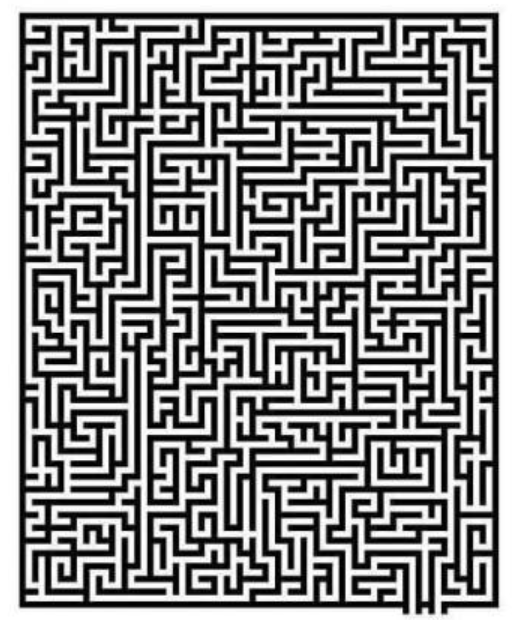
#> input picture maze/maze.png, 513 x 620 px
$ python maze.py
#> lines starting #> are read from the running program, lines starting #| are printed output that depends on the picture; after the words box and inside, x2 and y2 are one past the last pixel; in counts of white or black regions, pixels touching at a corner belong together
#> in main, raw_img is the input picture: PIL image 513x620 RGBA; mean R, G, B, A 137.5, 137.5, 137.5, 255
from collections import deque
from itertools import cycle, product
from typing import Iterator, Sequence

import numpy as np
from PIL import Image, ImageDraw


def quantize_img(raw_img_arr: np.ndarray) -> np.ndarray:
    """
    Turns all pixels in the image to either black or white
    :param raw_img_arr: Raw array of RGB values of the image
    :return: Array of black and white values of the image
    """
    quantized_img_arr = raw_img_arr / 255
    quantized_img_arr = np.around(quantized_img_arr)
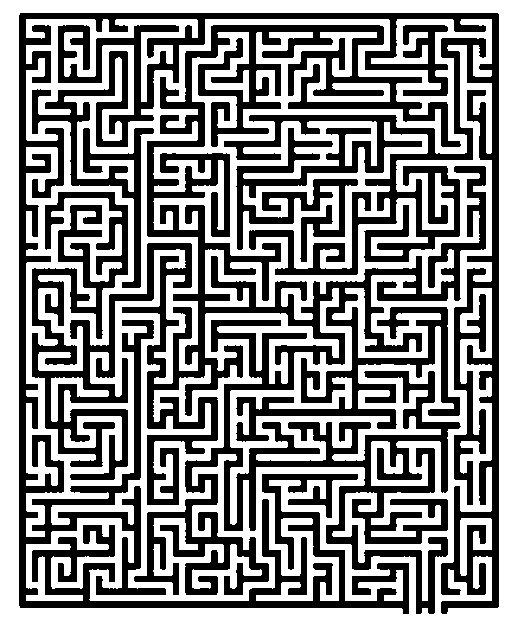
#> quantized_img_arr: shape (620, 513, 3) float64; values 0 (black) and 1 (white), 53.8% white; 2 black regions, box (x1, y1, x2, y2) and area: (32, 25, 486, 614) 77052, (19, 13, 499, 614) 69955
    quantized_img_arr *= 255
    quantized_img_arr = quantized_img_arr.astype(int)
    return quantized_img_arr


def get_pixel_array(img_arr: np.ndarray, row_idx: tuple[int], col_idx: tuple[int]) -> np.ndarray:
    """
    Turns the pixels of the image into pixels of the maze
    :param img_arr: Quantized array of black and white values of the image
    :param row_idx: Indices for row pixels of the maze
    :param col_idx: Indices for col pixels of the maze
    :return: Boolean array of maze pixels (True is wall, False is path)
    """
    shape = len(row_idx), len(col_idx)
    rows, cols = zip(*product(row_idx, col_idx))

    pixel_arr = np.invert(np.any(img_arr, axis=2))
    pixel_arr = pixel_arr[np.array(rows), np.array(cols)].reshape(shape)
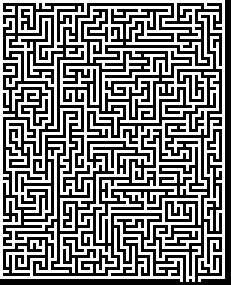
#> pixel_arr: shape (95, 77) bool (shown 3 times larger); 48.9% white in thin lines or dots
    return pixel_arr


def truncate_pixel_arr(pixel_arr: np.ndarray, bottom_padding: int, right_padding: int) -> np.ndarray:
    """
    Truncates any whitespace pixels outside the maze
    :param bottom_padding: Number of pixels needed to be truncated on the bottom
    :param right_padding: Number of pixels needed to be truncated on the right
    :param pixel_arr: Pixel array
    :return: Truncated pixel array with no pixels outside border of maze
    """
#> called with bottom_padding = 1, right_padding = 2
    return pixel_arr[:-bottom_padding, :-right_padding]
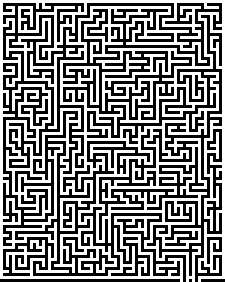
#> returned value: shape (94, 75) bool (shown 3 times larger); 50.7% white; black in thin lines or dots


def bfs(pixel_arr: np.ndarray, start: complex, end: complex) -> tuple[complex]:
    """
    Breadth first search
    :param pixel_arr: Boolean array of pixels
    :param start: Starting index written in complex form
    :param end: End index written in complex form
    :return: Tuple of complex numbers corresponding to the shortest path through the maze
    """
    visited = {start}
    active: deque[tuple[complex, ...]] = deque([(start,)])
    try:
        while True:
            path = active.popleft()
            if (current_node := path[-1]) == end:
                break
            candidates: list[complex] = []
            for d in (-1, 1j, 1, -1j):
                new_node = current_node + d
                if new_node in visited:
                    continue
                try:
                    if pixel_arr[ctt(new_node)]:
                        continue
                except IndexError:
                    continue
                candidates.append(new_node)
                visited.add(new_node)
            active.extend(path + (node,) for node in candidates)
    except IndexError as e:
        print('No path found to exit.')
        raise e
    return path


def ctt(z: complex, /) -> tuple[int, int]:
    """
    Complex To Tuple
    a and b are integers
    :param z: a+bi
    :return: (a, b)
    """
    return int(z.real), int(z.imag)


def display(arr: np.ndarray):
    """
    Displays a pixel array with # being walls and . being paths
    :param arr: Pixel array
    """
    print('\n'.join(''.join('#' if elem else '.' for elem in row) for row in arr))


def path_display(arr: np.ndarray, path: tuple[complex, ...]):
    """
    Displays a pixel array with '#' being walls and '.' being paths, as well as ' ' for a certain path
    :param arr: Pixel array
    :param path: Given path to display
    """
    print('\n'.join(
        ''.join(' ' if complex(row, col) in path else ('#' if elem else '.')
                for col, elem in enumerate(line)
                ) for row, line in enumerate(arr)))


def alternating_range(start: int, stop: int, steps: Sequence[int] = (1,)) -> Iterator[int]:
    """
    Like range() but with alternating steps
    :param start: Starting number
    :param stop: Ending number
    :param steps: Tuple of steps to cycle through
    :return: Generator
    """
    step = cycle(steps)
    val = start
    while val < stop:
        yield val
        val += next(step)


def main():
    raw_img = Image.open('maze.png')
    # noinspection PyTypeChecker
    raw_img_arr = np.array(raw_img)
    raw_img_arr = raw_img_arr[:, :, :3]  # Only RGB values, not RGBA
    quantized_img_arr = quantize_img(raw_img_arr)

    # Top left maze pixel's midpoint = (15, 22)
    # Bottom right maze pixel's midpoint = (620, 513)
    row_idx = tuple(alternating_range(15, 620, (7, 6, 6, 7, 6)))
    col_idx = tuple(alternating_range(22, 513, (7, 6, 6, 7, 6)))
    pixel_arr = get_pixel_array(quantized_img_arr, row_idx, col_idx)
    pixel_arr = truncate_pixel_arr(pixel_arr, 1, 2)

    # Start = 93, 65
    # End = 93, 61
    path = bfs(pixel_arr, 93+65j, 93+61j)
#> path = 657 items
    idx_path = [ctt(i) for i in path]
#> idx_path = 657 pairs, first value 1 to 93, second value 1 to 73
    pixel_loc = [(row_idx[i], col_idx[j]) for i, j in idx_path]
#> pixel_loc = 657 pairs, first value 22 to 610, second value 29 to 489

    draw = ImageDraw.Draw(raw_img)
    # ImageDraw uses reversed coordinates for some reason
    draw.line([(j, i) for i, j in pixel_loc], fill=(255, 0, 0), width=3)
    raw_img.save('Completed Maze.png')
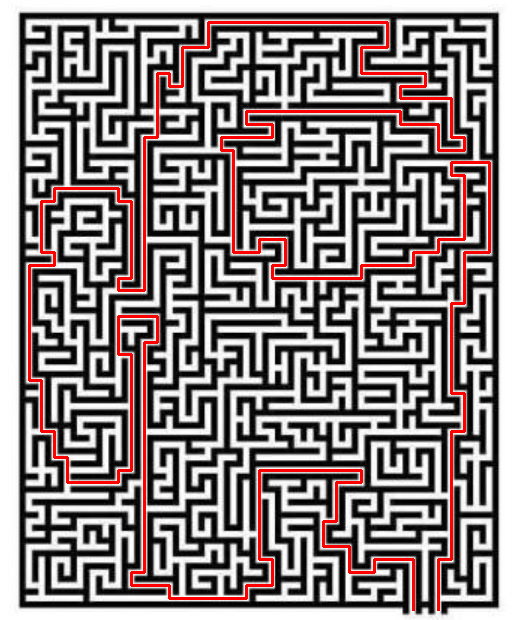
#> saved as Completed Maze.png: PIL image 513x620 RGBA; mean R, G, B, A 137.8, 127.7, 127.7, 255


def foo():
    x = 1
    while x:
        if x:
            return


if __name__ == '__main__':
    main()

$ run again, with maze/completed_maze.png copied over maze/maze.png
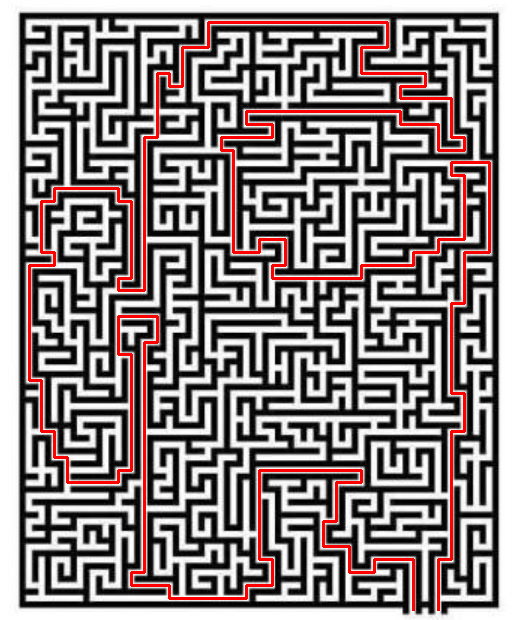
#> input picture maze/completed_maze.png, 513 x 620 px
#> in main, raw_img is the input picture: PIL image 513x620 RGB; mean R, G, B 137.8, 127.7, 127.7
#> in quantize_img, `quantized_img_arr = np.around(quantized_img_arr)`:
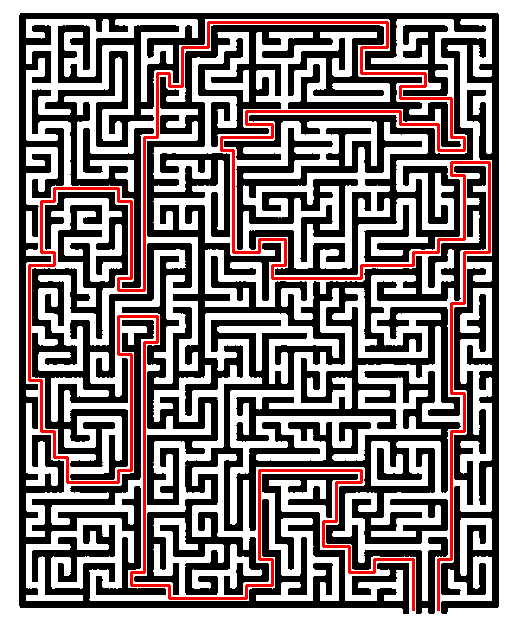
#> quantized_img_arr: shape (620, 513, 3) float64; mean R, G, B 0.538, 0.499, 0.499
#> in get_pixel_array, `pixel_arr = np.invert(np.any(img_arr, axis=2))`:
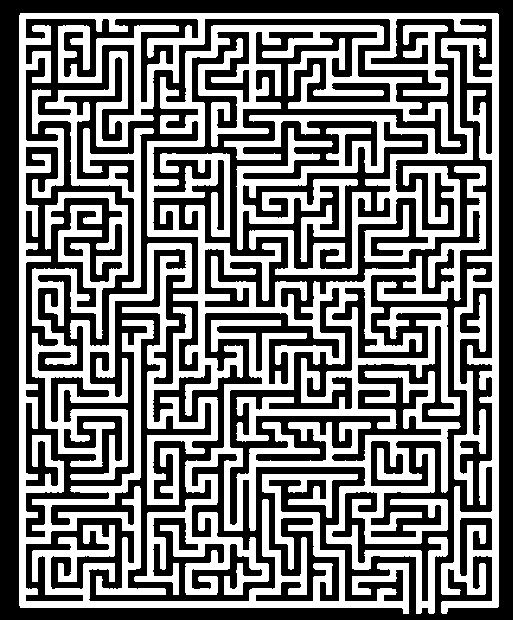
#> pixel_arr: shape (620, 513) bool; 46.2% white; 2 white regions, box (x1, y1, x2, y2) and area: (32, 25, 486, 614) 77052, (19, 13, 499, 614) 69955
#> path = 657 items
#> idx_path = 657 pairs, first value 1 to 93, second value 1 to 73
#> pixel_loc = 657 pairs, first value 22 to 610, second value 29 to 489
